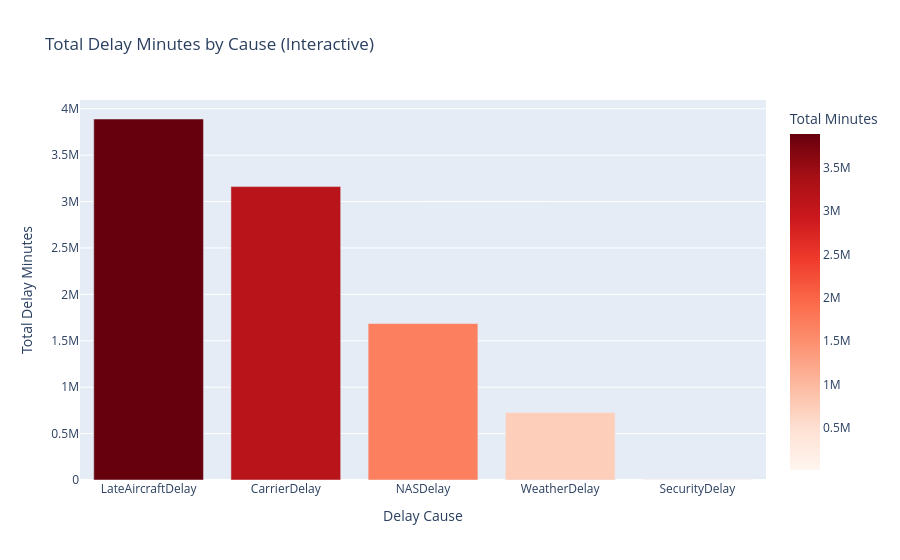

Write notebook code for a chart like this one.
### Markdown cell above
**Conclusion on Snow Impact**  
Historical average December snowfall does not show a statistically significant effect on departure delays (p=0.30, difference ~0.17 min).  
Even in the snowiest airports (CLE, DTW, BOS), delays are comparable to or lower than in high-traffic hubs like ORD/EWR/JFK.  
This suggests that operational factors (traffic, cascading delays) dominate over climatological snow in December 2024.

### Code cell
# === Analysis of Delay Causes ===

# List of cause columns
cause_cols = ['CarrierDelay', 'WeatherDelay', 'NASDelay', 'SecurityDelay', 'LateAircraftDelay']

# 1. Total minutes per cause
total_minutes = flight_data[cause_cols].sum()
print("Total delay minutes by cause:")
print(total_minutes.sort_values(ascending=False))

# 2. Percentage of delayed flights affected by each cause (>0 min)
affected_pct = (flight_data[cause_cols] > 0).mean() * 100
print("\nPercentage of flights affected by each cause (>0 min):")
print(affected_pct.round(2))

# 3. Average minutes per cause (only for flights where cause >0)
avg_when_affected = flight_data[cause_cols].apply(lambda x: x[x > 0].mean()).round(2)
print("\nAverage minutes per cause (when affected):")
print(avg_when_affected)

# 4. Barplot: total minutes by cause
# Общее время задержек по причинам
cause_cols = ['CarrierDelay', 'WeatherDelay', 'NASDelay', 'SecurityDelay', 'LateAircraftDelay']
total_minutes = flight_data[cause_cols].sum().reset_index()
total_minutes.columns = ['Cause', 'Total Minutes']

fig = px.bar(
    total_minutes.sort_values('Total Minutes', ascending=False),
    x='Cause',
    y='Total Minutes',
    title='Total Delay Minutes by Cause (Interactive)',
    color='Total Minutes',
    color_continuous_scale='Reds'
)

fig.update_layout(
    xaxis_title='Delay Cause',
    yaxis_title='Total Delay Minutes',
    showlegend=False
)

fig.show()

# 5. Bonus: causes on weekends vs weekdays
print("\nCauses on Weekends vs Weekdays (mean minutes):")
weekend_causes = flight_data[flight_data['IsWeekend'] == 1][cause_cols].mean().round(2)
weekday_causes = flight_data[flight_data['IsWeekend'] == 0][cause_cols].mean().round(2)
print("Weekends:\n", weekend_causes)
print("Weekdays:\n", weekday_causes)

### Figure 1 — Plotly figure (JSON) as saved in the notebook; plotly's stock layout.template omitted (floating-point values rounded to 4 significant figures)
{"data": [{"hovertemplate": "Cause=%{x}<br>Total Minutes=%{marker.color}<extra></extra>", "legendgroup": "", "marker": {"color": [3889000.0, 3161000.0, 1686000.0, 726700.0, 14080.0], "coloraxis": "coloraxis", "pattern": {"shape": ""}}, "name": "", "orientation": "v", "showlegend": false, "textposition": "auto", "type": "bar", "x": ["LateAircraftDelay", "CarrierDelay", "NASDelay", "WeatherDelay", "SecurityDelay"], "xaxis": "x", "y": [3889000.0, 3161000.0, 1686000.0, 726700.0, 14080.0], "yaxis": "y"}], "layout": {"barmode": "relative", "coloraxis": {"colorbar": {"title": {"text": "Total Minutes"}}, "colorscale": [[0, "rgb(255,245,240)"], [0.125, "rgb(254,224,210)"], [0.25, "rgb(252,187,161)"], [0.375, "rgb(252,146,114)"], [0.5, "rgb(251,106,74)"], [0.625, "rgb(239,59,44)"], [0.75, "rgb(203,24,29)"], [0.875, "rgb(165,15,21)"], [1, "rgb(103,0,13)"]]}, "legend": {"tracegroupgap": 0}, "showlegend": false, "title": {"text": "Total Delay Minutes by Cause (Interactive)"}, "xaxis": {"anchor": "y", "domain": [0, 1], "title": {"text": "Delay Cause"}}, "yaxis": {"anchor": "x", "domain": [0, 1], "title": {"text": "Total Delay Minutes"}}}}
